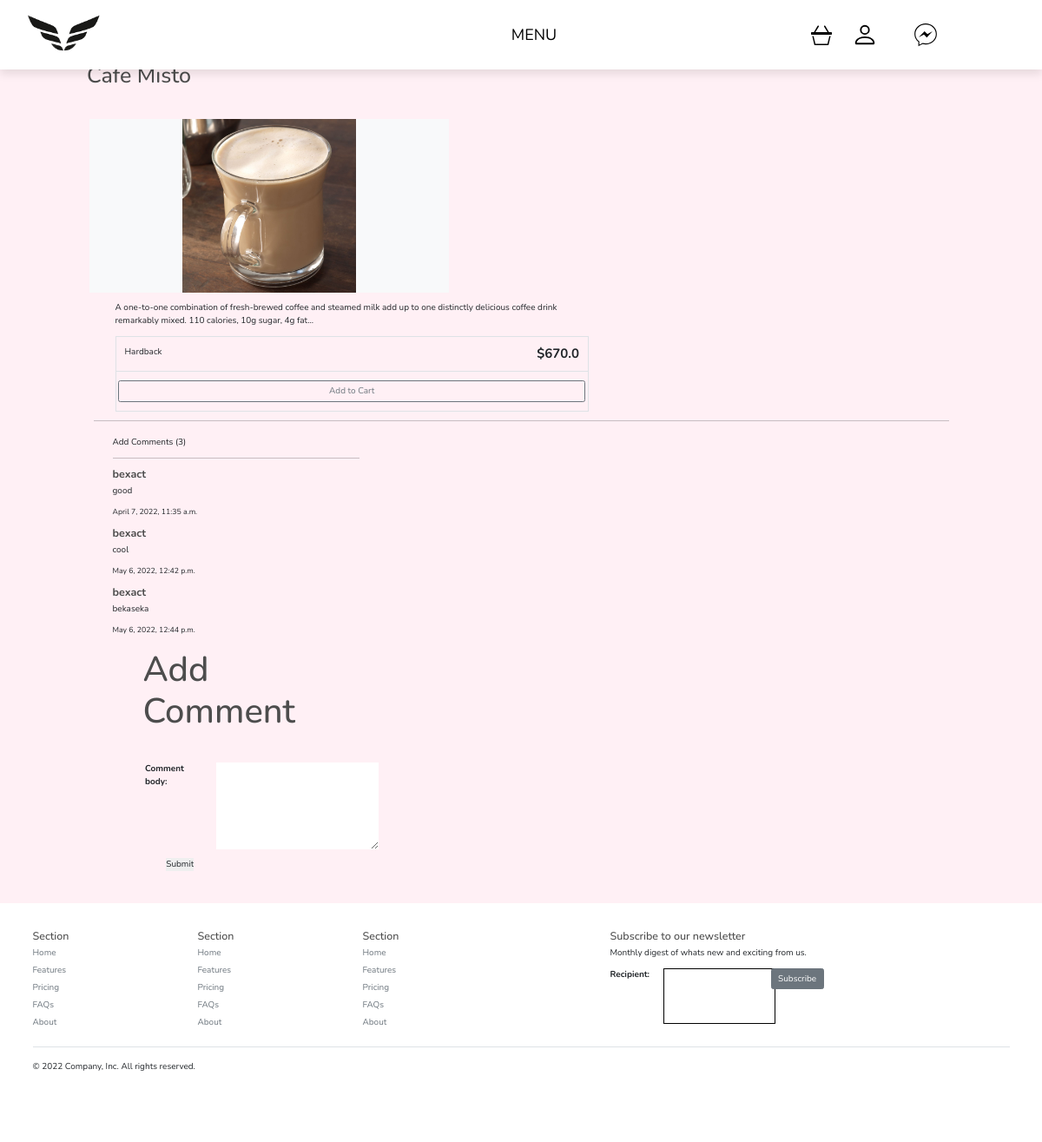
Page /product/cafe-misto/ (signed in) on the committed database.
### shop/models.py (models this page shows, shortened)
class Product(models.Model):
    category = models.ForeignKey(Category,on_delete=models.CASCADE,null=True)
    name = models.CharField(max_length=200, null=True)
    price = models.FloatField()
    image = models.ImageField(null=True,blank=True)
    slug = models.SlugField(max_length=200,unique=True,null=True)
    description = models.TextField(blank=True)
    @property
    def imageURL(self):
        try:
            url = self.image.url
        except:
            url = ''
        return url

class Comment(models.Model):
    product = models.ForeignKey(Product, related_name="comments", on_delete=models.CASCADE)
    commenter_name = models.CharField(max_length=200)
    comment_body = models.TextField()
    date_added = models.DateTimeField(auto_now_add=True)

### shop/views.py (the view)
# urls.py: path('product/<slug:slug>/',views.product_detail,name="product_detail"),
def product_detail(request, slug):
    products = get_object_or_404(Product, slug = slug)
    eachProduct = Product.objects.get(slug=slug)
    form1 = CommentForm(instance=eachProduct)
    num_comments = Comment.objects.filter(product=eachProduct).count()
    if request.method == 'POST':
        form1 = CommentForm(request.POST,instance=eachProduct)
        if form1.is_valid():
            name = request.user.username
            body = form1.cleaned_data['comment_body']
            c = Comment(product=eachProduct, commenter_name=name, comment_body=body, date_added= datetime.datetime.now().timestamp())
            c.save()
            return redirect('shops:product_detail' ,slug)
        else:
            print('form is invalid')
    else:
        form1 = CommentForm()
    form = sendEmail(request)
    context = {
        'form':form,
        'product': products,
        'form1':form1,
        'eachProduct':eachProduct,
        'num_comments':num_comments,
    }
    return render(request, 'shop/detail.html', context)

### shop/forms.py
class EmailForm(forms.Form):
    recipient = forms.EmailField()

class CommentForm(forms.ModelForm):
    class Meta:
        model = Comment
        fields = ( 'comment_body',)
        widgets = {
            'comment_body':forms.Textarea(attrs={'class':'forms-control'}),
        }

### shop/utils.py (called while the page is built)
def sendEmail(request,message = 'Thank you!'):
    form = EmailForm()
    message = message
    if request.method == 'POST':
        form = EmailForm(request.POST)
        if form.is_valid():
            cd = form.cleaned_data
            subject = "Subscribing to our news"
            message = message
            send_mail(subject, message,
                      settings.DEFAULT_FROM_EMAIL, [cd['recipient']])
    else:
          form = EmailForm()
    return form

### shop/templates/shop/detail.html (shortened to what this page needs)
{% extends "shop/main.html" %}
{% load static %}
{% block content %}
<h1>{{ product.name }}</h1>
<div class="container">
    <main class="pt-5">
        <div class="row g-3" style="display: grid;">
            <div class="col-md-5 col-lg-5 order-md-first bg-light">
                <img class="img-fluid mx-auto d-block" width="200px" alt="Responsive image" src="{{ product.imageURL }}">
            </div>
            <div class="col-md-7 col-lg-7 ps-md-3 ps-lg-5">
                <p>{{ product.description|slice:":355" }}...</p>
                <div class="border">
                    <div class="col border-bottom">
                        <div class="row p-3">
                            <div class="col-6">Hardback</div>
                            <div class="col-6 text-end"><span class="h4 fw-bold">${{ product.price }}</span></div>
                        </div>
                    </div>
                    <div class="col">
                        <div class="row p-3">
                            <button data-product={{product.id}} data-action="add" class="btn btn-outline-secondary add-btn update-cart">Add to Cart</button>
                        </div>
                    </div>
                </div>
            </div>
        </div>
        <hr>
        <div class="col-md-4">
            <div style="margin: 5px; padding:2px">
               Add Comments ({{ num_comments }})
               <br>
               <hr>
               {% if not eachProduct.comments.all %}
                <p>Not comments added yet...</p>
               {% else %}
                   {% for comment in eachProduct.comments.all %}
                   <h5><strong>{{ comment.commenter_name }}</strong></h5>
                    <p>{{ comment.comment_body }}</p>
                    <p><small>{{ comment.date_added }}</small></p>
                   {% endfor %}
                            <div>
                                <h1 style="font-size: 40px; margin-left: 30px;" class="p-2">
                                    Add Comment
                                </h1>
                                <div class="container m-5">
                                    <form action="" method="post">
                                        {{ form1.as_p }}
                                        <input type="submit" name="Submit">
                                    </form>
                                </div>
                            </div>
               {% endif %}
            </div>
        </div>
    </main>
</div>
{% endblock %}

### shop/static/css/main.css (style rules this page uses)
* { font-family: 'Nunito', sans-serif; margin:0; padding:0; box-sizing: border-box; outline: none; border:none; text-decoration: none; transition: .2s linear; }
:root { --red: #e74c3c; --black: #333; --white: #fff; --light-bg: #f5f5f5; --light-color: #666; --border: .1rem solid var(--light-color); --box-shadow: 0 .5rem 1rem rgba(0,0,0,.1); }
body { background-color: hsl(0, 0%, 98%); }
h1,h2,h3,h4,h5,h6 { color:hsl(0, 0%, 30%); }
.btn { border-radius: 0; }
.row { --bs-gutter-x: 1.5rem; --bs-gutter-y: 0; display: flex; flex-wrap: wrap; margin-top: calc(-1 * var(--bs-gutter-y)); margin-right: calc(-.5 * var(--bs-gutter-x)); margin-left: calc(-.5 * var(--bs-gutter-x)); }
.d-flex p input { border: black 1px solid; }

### shop/templates/shop/detail.html (style rules this page uses)
textarea { width:200px; height: 100px; margin-left: 5%; }
p { display: flex; }
input { margin-left: 9%; }

### rows in the picture
Product: name "Cafe Misto", imageURL (picture), description "A one-to-one combination of fresh-brewed coffee and steamed milk add up to one distinctly delicious coffee drink remarkably mixed. 110 calories, 10g sugar, 4g fat", price "670.0"
Comment: commenter_name "bexact", comment_body "good", date_added "April 7, 2022, 11:35 a.m."
Comment: commenter_name "bexact", comment_body "cool", date_added "May 6, 2022, 12:42 p.m."
Comment: commenter_name "bexact", comment_body "bekaseka", date_added "May 6, 2022, 12:44 p.m."

### other values in the picture
{{ num_comments }} "3"
